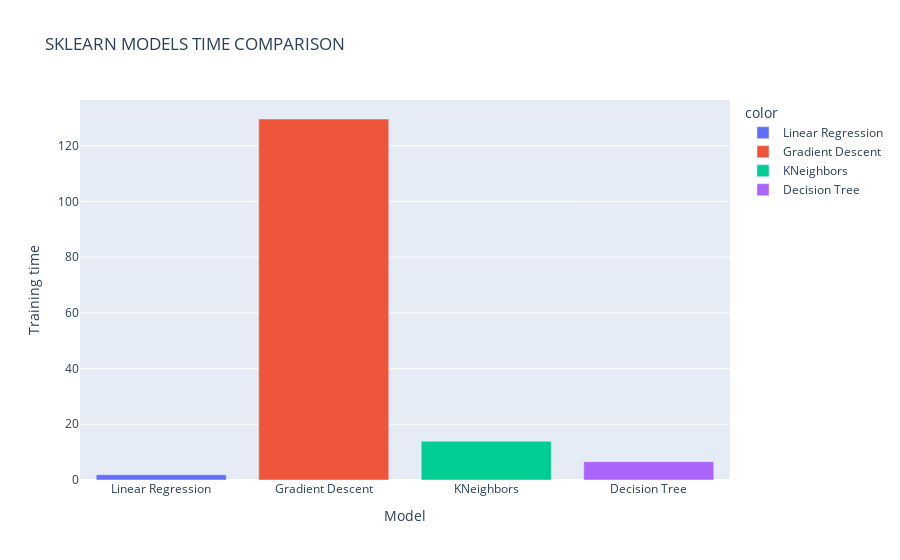

Notebook cell for this chart:
### Markdown cell above
And we also visualize the training time of each model using bar chart.

### Code cell
fig = px.bar(
    x=['Linear Regression', 'Gradient Descent', 'KNeighbors', 'Decision Tree'],
    y=[t2-t1, t4-t3, t6-t5, t8-t7],
    color=['Linear Regression', 'Gradient Descent', 'KNeighbors', 'Decision Tree'],
    labels={'x': 'Model', 'y': 'Training time'},
    title='SKLEARN MODELS TIME COMPARISON'
)
fig.show()

### Figure 1 — Plotly figure (JSON) as saved in the notebook; plotly's stock layout.template omitted (floating-point values rounded to 4 significant figures)
{"data": [{"alignmentgroup": "True", "hovertemplate": "color=Linear Regression<br>Model=%{x}<br>Training time=%{y}<extra></extra>", "legendgroup": "Linear Regression", "marker": {"color": "#636efa", "pattern": {"shape": ""}}, "name": "Linear Regression", "offsetgroup": "Linear Regression", "orientation": "v", "showlegend": true, "textposition": "auto", "type": "bar", "x": ["Linear Regression"], "xaxis": "x", "y": [1.867], "yaxis": "y"}, {"alignmentgroup": "True", "hovertemplate": "color=Gradient Descent<br>Model=%{x}<br>Training time=%{y}<extra></extra>", "legendgroup": "Gradient Descent", "marker": {"color": "#EF553B", "pattern": {"shape": ""}}, "name": "Gradient Descent", "offsetgroup": "Gradient Descent", "orientation": "v", "showlegend": true, "textposition": "auto", "type": "bar", "x": ["Gradient Descent"], "xaxis": "x", "y": [129.6], "yaxis": "y"}, {"alignmentgroup": "True", "hovertemplate": "color=KNeighbors<br>Model=%{x}<br>Training time=%{y}<extra></extra>", "legendgroup": "KNeighbors", "marker": {"color": "#00cc96", "pattern": {"shape": ""}}, "name": "KNeighbors", "offsetgroup": "KNeighbors", "orientation": "v", "showlegend": true, "textposition": "auto", "type": "bar", "x": ["KNeighbors"], "xaxis": "x", "y": [13.91], "yaxis": "y"}, {"alignmentgroup": "True", "hovertemplate": "color=Decision Tree<br>Model=%{x}<br>Training time=%{y}<extra></extra>", "legendgroup": "Decision Tree", "marker": {"color": "#ab63fa", "pattern": {"shape": ""}}, "name": "Decision Tree", "offsetgroup": "Decision Tree", "orientation": "v", "showlegend": true, "textposition": "auto", "type": "bar", "x": ["Decision Tree"], "xaxis": "x", "y": [6.574], "yaxis": "y"}], "layout": {"barmode": "relative", "legend": {"title": {"text": "color"}, "tracegroupgap": 0}, "title": {"text": "SKLEARN MODELS TIME COMPARISON"}, "xaxis": {"anchor": "y", "domain": [0, 1], "title": {"text": "Model"}}, "yaxis": {"anchor": "x", "domain": [0, 1], "title": {"text": "Training time"}}}}
